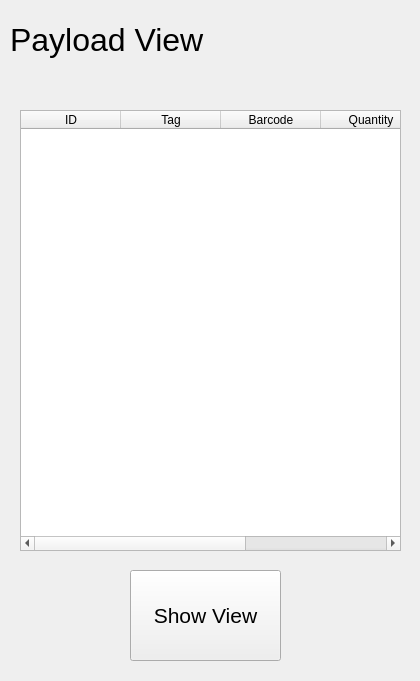
<?xml version="1.0" encoding="UTF-8"?>
<ui version="4.0">
 <class>Form</class>
 <widget class="QWidget" name="Form">
  <property name="geometry">
   <rect>
    <x>0</x>
    <y>0</y>
    <width>420</width>
    <height>681</height>
   </rect>
  </property>
  <property name="windowTitle">
   <string>Form</string>
  </property>
  <widget class="QLabel" name="label">
   <property name="geometry">
    <rect>
     <x>10</x>
     <y>10</y>
     <width>291</width>
     <height>61</height>
    </rect>
   </property>
   <property name="text">
    <string>&lt;html&gt;&lt;head/&gt;&lt;body&gt;&lt;p&gt;&lt;span style=&quot; font-size:24pt;&quot;&gt;Payload View&lt;/span&gt;&lt;/p&gt;&lt;/body&gt;&lt;/html&gt;</string>
   </property>
   <property name="margin">
    <number>3</number>
   </property>
  </widget>
  <widget class="QTableWidget" name="tableWidget">
   <property name="geometry">
    <rect>
     <x>20</x>
     <y>110</y>
     <width>381</width>
     <height>441</height>
    </rect>
   </property>
   <property name="alternatingRowColors">
    <bool>false</bool>
   </property>
   <property name="columnCount">
    <number>5</number>
   </property>
   <column>
    <property name="text">
     <string>ID</string>
    </property>
   </column>
   <column>
    <property name="text">
     <string>Tag</string>
    </property>
   </column>
   <column>
    <property name="text">
     <string>Barcode</string>
    </property>
   </column>
   <column>
    <property name="text">
     <string>Quantity</string>
    </property>
   </column>
   <column>
    <property name="text">
     <string>Price</string>
    </property>
   </column>
  </widget>
  <widget class="QPushButton" name="tableButton">
   <property name="geometry">
    <rect>
     <x>130</x>
     <y>570</y>
     <width>151</width>
     <height>91</height>
    </rect>
   </property>
   <property name="font">
    <font>
     <pointsize>16</pointsize>
    </font>
   </property>
   <property name="text">
    <string>Show View</string>
   </property>
  </widget>
 </widget>
 <resources/>
 <connections/>
</ui>
